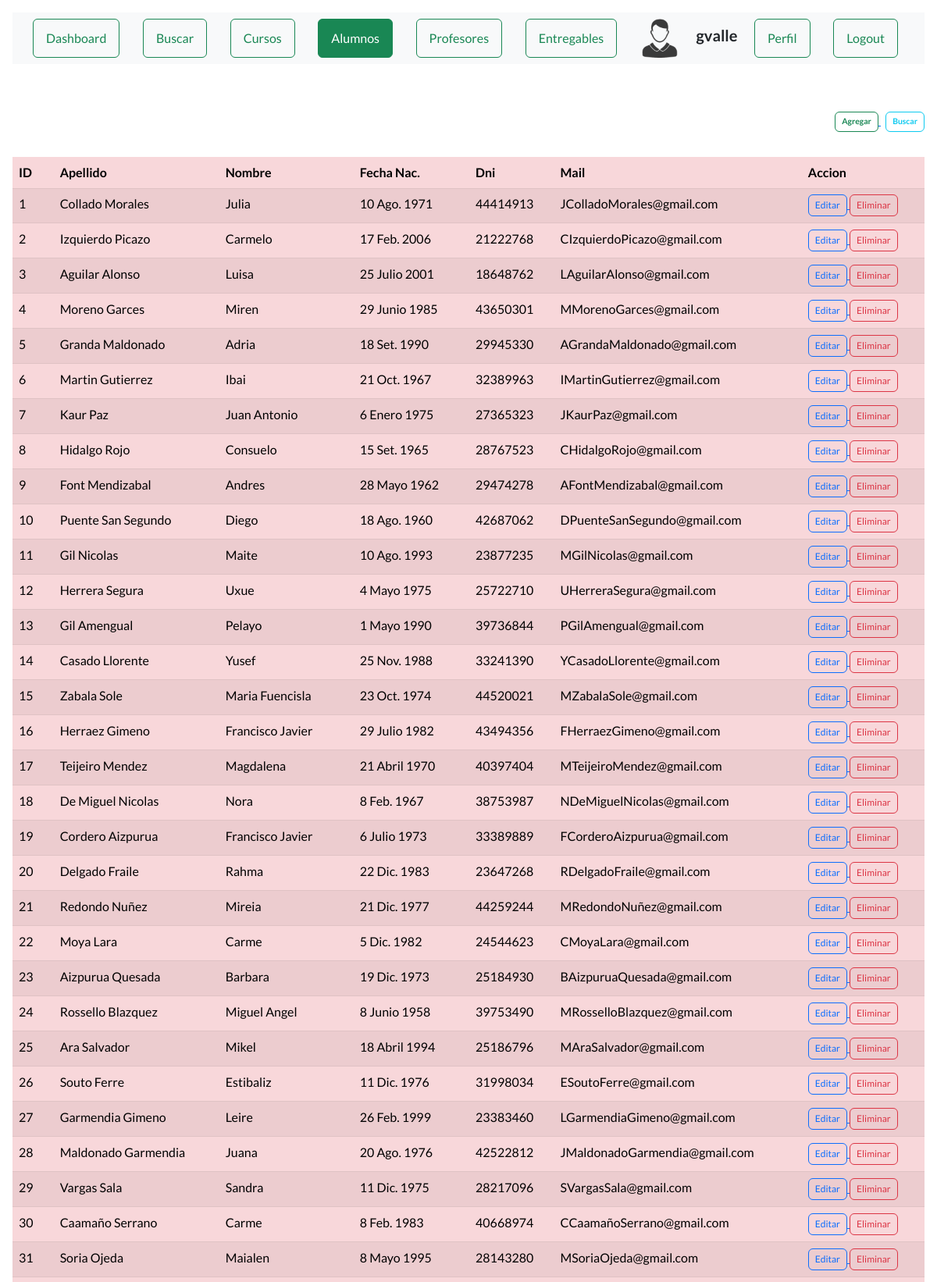
Page /ver_alumnos (signed in, upper part) on the committed database.
### AppCoder/models.py (models this page shows, shortened)
class Alumno(models.Model):
    apellido = models.CharField(max_length=30)
    nombre = models.CharField(max_length=40)
    fecha_nac = models.DateField()
    dni = models.IntegerField()
    mail = models.EmailField()

### AppCoder/views.py (the view)
# urls.py: path("ver_alumnos", views.ver_alumnos, name="alumnos"),
def ver_alumnos(request):
    alumnos = Alumno.objects.all()
    user = request.user.id
    if user is not None:
        alumno_seleccionado = True
        avatares = Avatar.objects.filter(user=request.user.id)
        return render(request, "alumnos.html", {"url": avatares[0].imagen.url, "alumnos": alumnos,
                                                "alumno_seleccionado": alumno_seleccionado})
    return render(request, "alumnos.html", {"alumnos": alumnos})

### AppCoder/templates/alumnos.html (shortened to what this page needs)
{% extends "base.html" %}
{% block title %}<h1 class="text-center"> Alumnos </h1>{% endblock %}
{% load static %}
{% block contenido %}
    <div class="d-grid gap-2 col-12 mx-auto justify-content-md-end">
        <div>
            {% if request.user.is_authenticated %}
            <a href="{% url 'alta_alumno' %}">
                <button type="button"
                        class="fw-bold btn btn btn-outline-success"
                        style="--bs-btn-padding-y: .25rem; --bs-btn-padding-x: .5rem;
                        --bs-btn-font-size: .65rem;">
                    Agregar
                </button>
            </a>
            {%endif%}
            <a href="{% url 'bus_alumno' %}">
                <button type="button"
                        class="fw-bold btn btn btn-outline-info"
                        style="--bs-btn-padding-y: .25rem; --bs-btn-padding-x: .5rem;
                        --bs-btn-font-size: .65rem;">
                    Buscar
                </button>
            </a>
        </div>
    </div>
    {% if alumnos %}
    <table class="table table-md table-danger table-striped">
    <div class="table-responsive">
        <thead>
            <tr>
                <th>ID</th>
                <th>Apellido</th>
                <th>Nombre</th>
                <th>Fecha Nac.</th>
                <th>Dni</th>
                <th>Mail</th>
                <th>Accion</th>
            </tr>
        </thead>
        <body>
            {% for n in alumnos %}
            <tr>
                <td>{{n.id}}</td>
                <td>{{n.apellido}}</td>
                <td>{{n.nombre}}</td>
                <td>{{n.fecha_nac}}</td>
                <td>{{n.dni}}</td>
                <td>{{n.mail}}</td>
                <td>
                    {% if request.user.is_authenticated %}
                        <div>
                            {% if request.user.is_staff %}
                            <a href="{% url 'editar_alumno' n.id %}">
                                <button type="button"
                                            class="btn btn-outline-primary"
                                            style="--bs-btn-padding-y: .25rem; --bs-btn-padding-x: .5rem;
                                --bs-btn-font-size: .75rem;">Editar
                                    </button>
                            {%endif%}
                            {% if request.user.is_superuser %}
                            <a href="{% url 'eliminar_alumno' n.id %}">
                                <button type="button"
                                            class="btn btn-outline-danger btnEliminacion"
                                            style="--bs-btn-padding-y: .25rem; --bs-btn-padding-x: .5rem;
                                --bs-btn-font-size: .75rem;">Eliminar
                                    </button>
                            </a>
                            {%endif%}
                        </div>
                    {%endif%}
                </td>
            </tr>
            {% endfor %}
        </body>
        </div>
    </table>
    {% else %}
        <center><h4 class="fs-4 text-warning bg-dark">No hay registros</h4></center>
    {% endif %}
{% endblock %}

### AppCoder/templates/base.html (shortened to what this page needs)
<!DOCTYPE html>
<html lang="en" class="bg-secondary-subtle">
    <head>
        {% load static %}
        <link href="https://cdn.jsdelivr.net/npm/bootstrap-icons@1.5.0/font/bootstrap-icons.css" rel="stylesheet" type="text/css" />
        <link href="{% static 'AppCoder/css/styles.css' %}" rel="stylesheet" />
    </head>
    <body class="p-3 m-0 border-0  bg-secondary-subtle">
        <nav class="navbar navbar-light bg-light static-top">
            <div class="container">
                {% if not request.user.is_authenticated %}
                    <a href="{% url 'login' %}">
                        <button class="btn btn-outline-success me-2" type="button">Login</button>
                    </a>
                    <a href="{% url 'registro' %}">
                        <button class="btn btn-outline-primary me-2" type="button">Registrar</button>
                    </a>
                {% else %}
                    {% if dashboard_seleccionado %}
                        <a href="{% url 'dashboard' %}">
                            <button class="btn btn-success me-2" type="button">Dashboard</button>
                        </a>
                    {% else %}
                        <a href="{% url 'dashboard' %}">
                            <button class="btn btn-outline-success me-2" type="button">Dashboard</button>
                        </a>
                    {% endif %}
                    {% if buscar_seleccionado %}
                        <a href="{% url 'home' %}">
                            <button class="btn btn-success me-2" type="button">Buscar</button>
                        </a>
                    {% else %}
                        <a href="{% url 'home' %}">
                            <button class="btn btn-outline-success me-2" type="button">Buscar</button>
                        </a>
                    {% endif %}
                    {% if curso_seleccionado %}
                        <a href="{% url 'cursos' %}">
                            <button class="btn btn-success me-2" type="button">Cursos</button>
                        </a>
                    {% else %}
                        <a href="{% url 'cursos' %}">
                            <button class="btn btn-outline-success me-2" type="button">Cursos</button>
                        </a>
                    {% endif %}
                    {% if alumno_seleccionado %}
                        <a href="{% url 'alumnos' %}">
                            <button class="btn btn-success me-2" type="button">Alumnos</button>
                        </a>
                    {% else %}
                        <a href="{% url 'alumnos' %}">
                            <button class="btn btn-outline-success me-2" type="button">Alumnos</button>
                        </a>
                    {% endif %}
                    {% if request.user.is_superuser %}
                        {% if profesor_seleccionado %}
                            <a href="{% url 'profesores' %}">
                                <button class="btn btn-success me-2" type="button">Profesores</button>
                            </a>
                        {% else %}
                            <a href="{% url 'profesores' %}">
                                <button class="btn btn-outline-success me-2" type="button">Profesores</button>
                            </a>
                        {% endif %}
                        {% if entregable_seleccionado %}
                            <a href="{% url 'entregables' %}">
                                <button class="btn btn-success me-2" type="button">Entregables</button>
                            </a>
                        {% else %}
                            <a href="{% url 'entregables' %}">
                                <button class="btn btn-outline-success me-2" type="button">Entregables</button>
                            </a>
                        {% endif %}
                    {%endif%}
                    <div>
                        <img src="{{ url }}" alt="" width="50px" height="50px">
                    </div>
                    <div>
                        <h5>{{request.user.username}}</h5>
                    </div>
                    {% if perfil_seleccionado %}
                        <a href="{% url 'EditarPerfil' %}">
                            <button class="btn btn-success me-2" type="button">Perfil</button>
                        </a>
                    {% else %}
                        <a href="{% url 'EditarPerfil' %}">
                            <button class="btn btn-outline-success me-2" type="button">Perfil</button>
                        </a>
                    {% endif %}
                    <a href="{% url 'LogOut' %}">
                        <button class="btn btn-outline-success me-2" type="button">Logout</button>
                    </a>
                {% endif %}
            </div>
        </nav>
        <header class="">
            <div class="container position-relative">
                <div class="row justify-content-center">
                    <div class="col-xl-6">
                        <div class="text-center text-white">
                            {% block title %}<h1 class="mb-5">Inicio</h1>{% endblock %}
                        </div>
                    </div>
                </div>
            </div>
        </header>
        <div class="container-xxxl py-1">
            {% block contenido %}
            {% endblock %}
        </div>
    </body>
</html>

### rows in the picture
Alumno: id "1", apellido "Collado Morales", nombre "Julia", fecha_nac "10 Ago. 1971", dni "44414913", mail "JColladoMorales@gmail.com", shows "Editar", shows "Eliminar"
Alumno: id "2", apellido "Izquierdo Picazo", nombre "Carmelo", fecha_nac "17 Feb. 2006", dni "21222768", mail "CIzquierdoPicazo@gmail.com", shows "Editar", shows "Eliminar"
Alumno: id "3", apellido "Aguilar Alonso", nombre "Luisa", fecha_nac "25 Julio 2001", dni "18648762", mail "LAguilarAlonso@gmail.com", shows "Editar", shows "Eliminar"
Alumno: id "4", apellido "Moreno Garces", nombre "Miren", fecha_nac "29 Junio 1985", dni "43650301", mail "MMorenoGarces@gmail.com", shows "Editar", shows "Eliminar"
Alumno: id "5", apellido "Granda Maldonado", nombre "Adria", fecha_nac "18 Set. 1990", dni "29945330", mail "AGrandaMaldonado@gmail.com", shows "Editar", shows "Eliminar"
Alumno: id "6", apellido "Martin Gutierrez", nombre "Ibai", fecha_nac "21 Oct. 1967", dni "32389963", mail "IMartinGutierrez@gmail.com", shows "Editar", shows "Eliminar"
Alumno: id "7", apellido "Kaur Paz", nombre "Juan Antonio", fecha_nac "6 Enero 1975", dni "27365323", mail "JKaurPaz@gmail.com", shows "Editar", shows "Eliminar"
Alumno: id "8", apellido "Hidalgo Rojo", nombre "Consuelo", fecha_nac "15 Set. 1965", dni "28767523", mail "CHidalgoRojo@gmail.com", shows "Editar", shows "Eliminar"
Alumno: id "9", apellido "Font Mendizabal", nombre "Andres", fecha_nac "28 Mayo 1962", dni "29474278", mail "AFontMendizabal@gmail.com", shows "Editar", shows "Eliminar"
Alumno: id "10", apellido "Puente San Segundo", nombre "Diego", fecha_nac "18 Ago. 1960", dni "42687062", mail "DPuenteSanSegundo@gmail.com", shows "Editar", shows "Eliminar"
Alumno: id "11", apellido "Gil Nicolas", nombre "Maite", fecha_nac "10 Ago. 1993", dni "23877235", mail "MGilNicolas@gmail.com", shows "Editar", shows "Eliminar"
Alumno: id "12", apellido "Herrera Segura", nombre "Uxue", fecha_nac "4 Mayo 1975", dni "25722710", mail "UHerreraSegura@gmail.com", shows "Editar", shows "Eliminar"
Alumno: id "13", apellido "Gil Amengual", nombre "Pelayo", fecha_nac "1 Mayo 1990", dni "39736844", mail "PGilAmengual@gmail.com", shows "Editar", shows "Eliminar"
Alumno: id "14", apellido "Casado Llorente", nombre "Yusef", fecha_nac "25 Nov. 1988", dni "33241390", mail "YCasadoLlorente@gmail.com", shows "Editar", shows "Eliminar"
Alumno: id "15", apellido "Zabala Sole", nombre "Maria Fuencisla", fecha_nac "23 Oct. 1974", dni "44520021", mail "MZabalaSole@gmail.com", shows "Editar", shows "Eliminar"
Alumno: id "16", apellido "Herraez Gimeno", nombre "Francisco Javier", fecha_nac "29 Julio 1982", dni "43494356", mail "FHerraezGimeno@gmail.com", shows "Editar", shows "Eliminar"
Alumno: id "17", apellido "Teijeiro Mendez", nombre "Magdalena", fecha_nac "21 Abril 1970", dni "40397404", mail "MTeijeiroMendez@gmail.com", shows "Editar", shows "Eliminar"
Alumno: id "18", apellido "De Miguel Nicolas", nombre "Nora", fecha_nac "8 Feb. 1967", dni "38753987", mail "NDeMiguelNicolas@gmail.com", shows "Editar", shows "Eliminar"
Alumno: id "19", apellido "Cordero Aizpurua", nombre "Francisco Javier", fecha_nac "6 Julio 1973", dni "33389889", mail "FCorderoAizpurua@gmail.com", shows "Editar", shows "Eliminar"
Alumno: id "20", apellido "Delgado Fraile", nombre "Rahma", fecha_nac "22 Dic. 1983", dni "23647268", mail "RDelgadoFraile@gmail.com", shows "Editar", shows "Eliminar"
Alumno: id "21", apellido "Redondo Nuñez", nombre "Mireia", fecha_nac "21 Dic. 1977", dni "44259244", mail "MRedondoNuñez@gmail.com", shows "Editar", shows "Eliminar"
Alumno: id "22", apellido "Moya Lara", nombre "Carme", fecha_nac "5 Dic. 1982", dni "24544623", mail "CMoyaLara@gmail.com", shows "Editar", shows "Eliminar"
Alumno: id "23", apellido "Aizpurua Quesada", nombre "Barbara", fecha_nac "19 Dic. 1973", dni "25184930", mail "BAizpuruaQuesada@gmail.com", shows "Editar", shows "Eliminar"
Alumno: id "24", apellido "Rossello Blazquez", nombre "Miguel Angel", fecha_nac "8 Junio 1958", dni "39753490", mail "MRosselloBlazquez@gmail.com", shows "Editar", shows "Eliminar"
Alumno: id "25", apellido "Ara Salvador", nombre "Mikel", fecha_nac "18 Abril 1994", dni "25186796", mail "MAraSalvador@gmail.com", shows "Editar", shows "Eliminar"
Alumno: id "26", apellido "Souto Ferre", nombre "Estibaliz", fecha_nac "11 Dic. 1976", dni "31998034", mail "ESoutoFerre@gmail.com", shows "Editar", shows "Eliminar"
Alumno: id "27", apellido "Garmendia Gimeno", nombre "Leire", fecha_nac "26 Feb. 1999", dni "23383460", mail "LGarmendiaGimeno@gmail.com", shows "Editar", shows "Eliminar"
Alumno: id "28", apellido "Maldonado Garmendia", nombre "Juana", fecha_nac "20 Ago. 1976", dni "42522812", mail "JMaldonadoGarmendia@gmail.com", shows "Editar", shows "Eliminar"
Alumno: id "29", apellido "Vargas Sala", nombre "Sandra", fecha_nac "11 Dic. 1975", dni "28217096", mail "SVargasSala@gmail.com", shows "Editar", shows "Eliminar"
Alumno: id "30", apellido "Caamaño Serrano", nombre "Carme", fecha_nac "8 Feb. 1983", dni "40668974", mail "CCaamañoSerrano@gmail.com", shows "Editar", shows "Eliminar"
Alumno: id "31", apellido "Soria Ojeda", nombre "Maialen", fecha_nac "8 Mayo 1995", dni "28143280", mail "MSoriaOjeda@gmail.com", shows "Editar", shows "Eliminar"

### other values in the picture
{{ request.user.username }} "gvalle"
